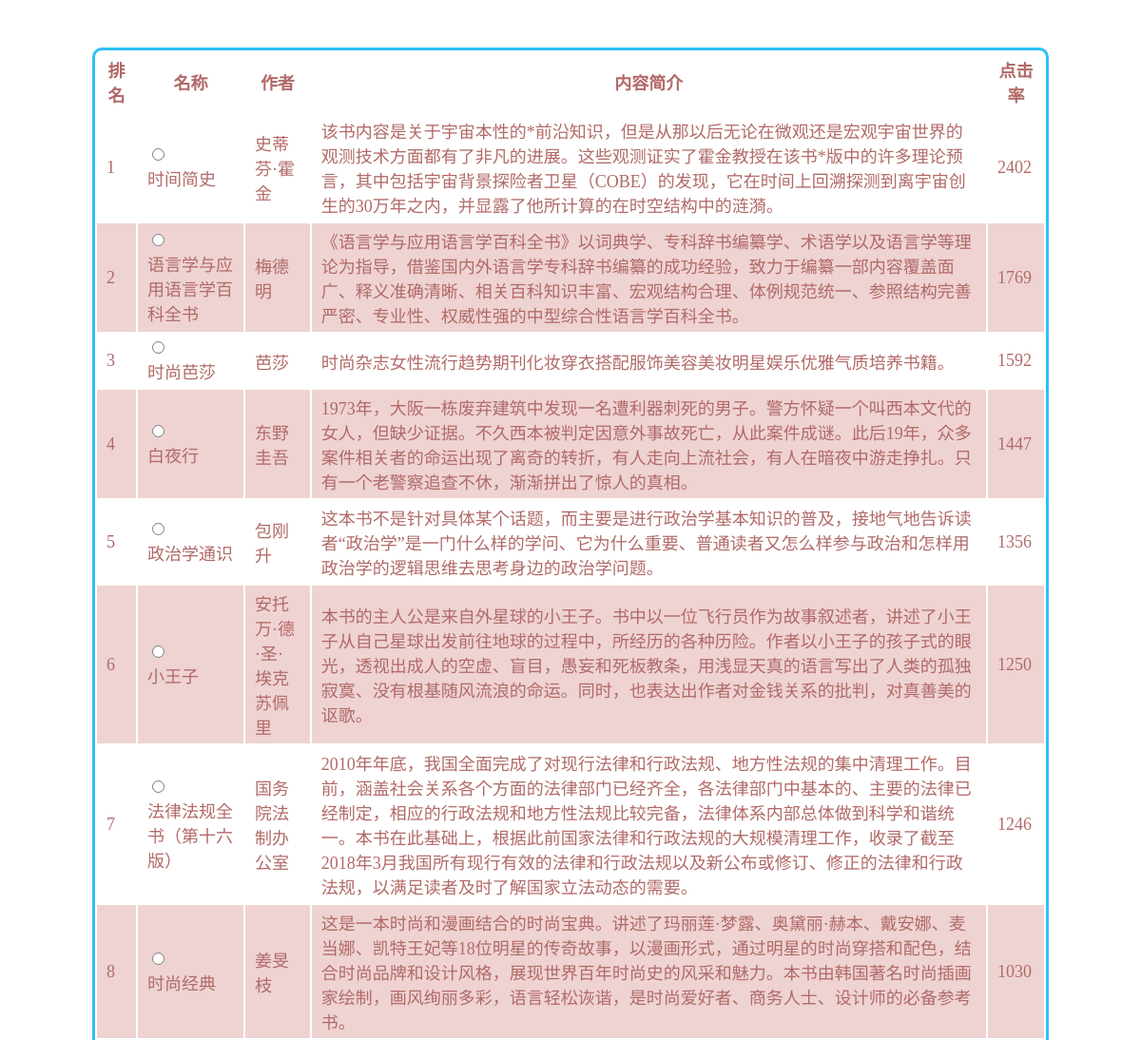
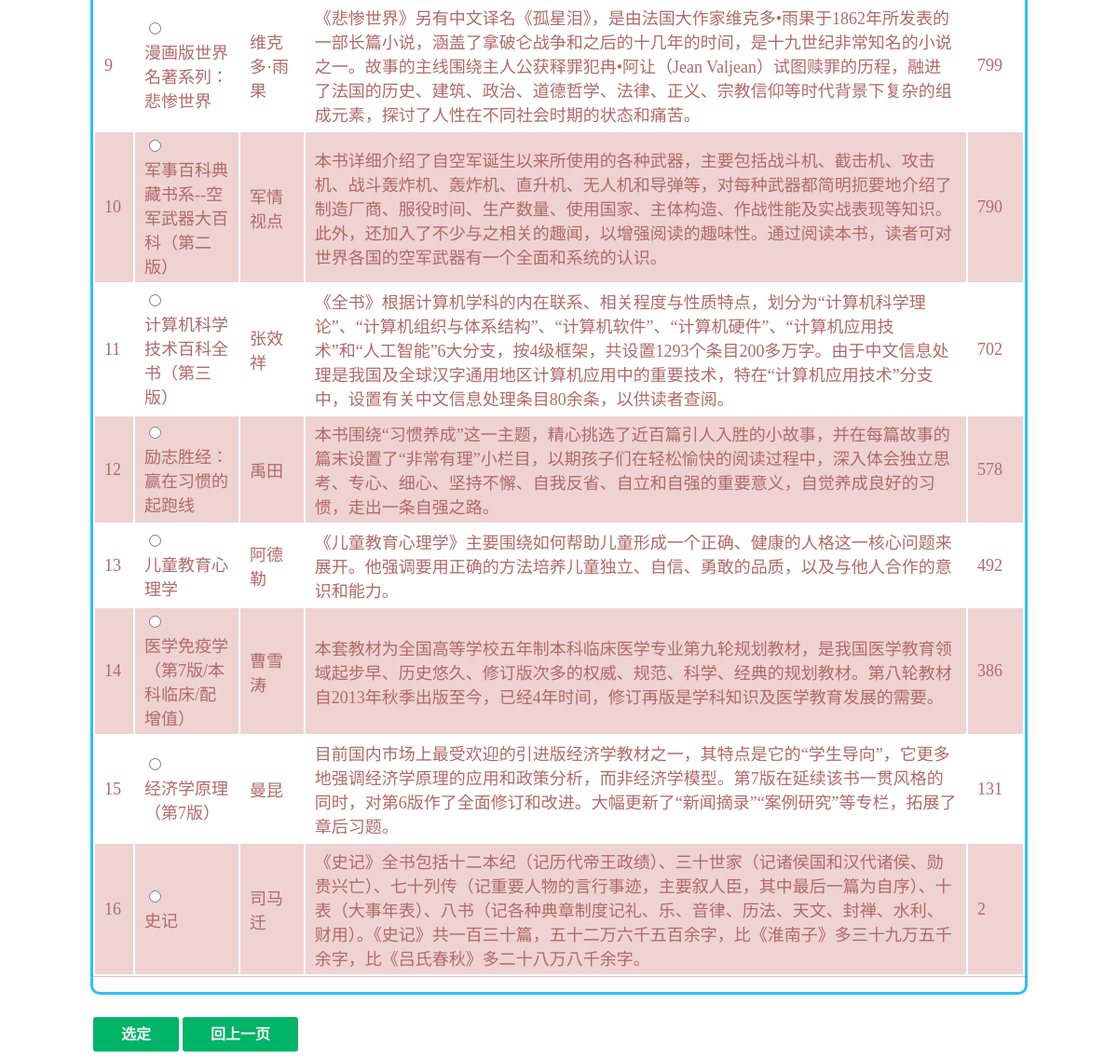
Screenshot of /phb.php with the database file from the repository (2 pictures, top to bottom).
### tables this page shows
CREATE TABLE IF NOT EXISTS `book` (
  `book_id` varchar(100) NOT NULL,
  `name` varchar(100) NOT NULL,
  `writer` varchar(100) NOT NULL,
  `publish` varchar(100) NOT NULL,
  `sum` int(4) NOT NULL,
  `rest_num` int(4) NOT NULL,
  `book_cat` varchar(100) NOT NULL,
  `floor` int(4) NOT NULL,
  `library_id` int(10) NOT NULL,
  `infromation` varchar(1000) NOT NULL,
  `publish_time` date NOT NULL,
  `price` int(10) NOT NULL,
  `score` int(100) NOT NULL,
  `yuyue` varchar(100) DEFAULT NULL,
  `likes` varchar(1000) NOT NULL,
  PRIMARY KEY (`book_id`)
);

### dbtools.inc.php (called while the page is built, shortened)
<?php
  function execute_sql($link, $database, $sql)
  {
    mysqli_select_db($link, $database)
      or die("開啟資料庫失敗: " . mysqli_error($link));
    $result = mysqli_query($link, $sql);
    return $result;
  }
?>

### phb.php (the view, shortened to what this page needs)
<!doctype html>
<html>
  <head>
  </head>
  <body background="img/15 (1)_副本">
  <div class="tyg-div-denglv">
	<div class="tyg-div-form">
   <form name="myForm" action="xiangxi.php" method="post" >
  <table id="table-1" >
<thead>
<th>排名</th>
<th>名称</th>
<th>作者</th>
<th>内容简介</th>
<th>点击率</th>
</thead>
<tbody>
      <?php
        require_once("dbtools.inc.php");
        $link = create_connection();
		$sql = "SELECT name,writer,infromation,score FROM `book` ORDER BY score DESC";
        $result = execute_sql($link, "library", $sql);
        $total_records = mysqli_num_rows($result);
		  $k = 0;
        mysqli_data_seek($result, 0);
        for ($j = 0; $j < $total_records; $j++)
        {
				while ($row = mysqli_fetch_object($result))
            {
              echo "<tr>";
			    echo "<td >".++$k."</td>";
            	echo"<td>";
			   echo "<input type='radio' name='name'" .
                "value='$row->name'><br>$row->name</td>";
			 echo "<td >$row->writer</td>";
              echo "<td>$row->infromation</td>";
			  echo "<td>$row->score</td>";
              echo "</tr>";
            }
        }
      ?>
    </table>
    <p align='center'>
	<div id="login_click" >
        <a id="btlogin"  onClick="check_data()">选定</a>
        <a id="btlogin" href="user.html">回上一页</a>
		 </div>
	</form>
	</div>
	</div>
  </body>
</html>

### phb.php (style rules this page uses)
.tyg-div-denglv {  float:right; position:middle; right:3%;top:0%; }
.tyg-div-form { background-color:white; border-style:solid; border-radius:10px; width:1000px; height:auto; margin:50px auto 0 auto; color:#2ec0f6; }
#table-1 thead, #table-1 tr { border-top-width: 100px; border-top-height:500px; border-top-style: solid; border-top-color: rgb(230, 189, 189); position:middle; }
#table-1 { border-bottom-width: 1px; border-bottom-style: solid; border-bottom-color: rgb(230, 189, 189); }
#table-1 td, #table-1 th { padding: 5px 10px; font-size: 18px; font-family: Verdana; color: rgb(177, 106, 104); }
#table-1 tr:nth-child(even) { background: rgb(238, 211, 210) }
#table-1 tr:nth-child(odd) { background: #FFF }
#login_click { margin-top:32px; height:40px;position:absolute; }
#login_click a { text-decoration:none; background:#01B468; color:#f2f2f2; padding: 10px 30px 10px 30px; font-size:16px; font-family: 微软雅黑,宋体,Arial,Helvetica,Verdana,sans-serif; font-weight:bold; border-radius:3px; -webkit-transition:all linear 0.30s; -moz-transition:all linear 0.30s; transition:all linear 0.30s; }

### rows the page displays
book: name "时间简史", writer "史蒂芬·霍金", infromation "该书内容是关于宇宙本性的*前沿知识，但是从那以后无论在微观还是宏观宇宙世界的观测技术方面都有了非凡的进展。这些观测证实了霍金教授在该书*版中的许多理论预言，其中包括宇宙背景探险者卫星（COBE）的发现，它在时间上回溯探测到离宇宙创生的30万年之内，并显露了他所计算的在时空结构中的涟漪。", score "2402"
book: name "语言学与应用语言学百科全书", writer "梅德明", infromation "《语言学与应用语言学百科全书》以词典学、专科辞书编纂学、术语学以及语言学等理论为指导，借鉴国内外语言学专科辞书编纂的成功经验，致力于编纂一部内容覆盖面广、释义准确清晰、相关百科知识丰富、宏观结构合理、体例规范统一、参照结构完善严密、专业性、权威性强的中型综合性语言学百科全书。", score "1769"
book: name "时尚芭莎", writer "芭莎", infromation "时尚杂志女性流行趋势期刊化妆穿衣搭配服饰美容美妆明星娱乐优雅气质培养书籍。", score "1592"
book: name "白夜行", writer "东野圭吾", infromation "1973年，大阪一栋废弃建筑中发现一名遭利器刺死的男子。警方怀疑一个叫西本文代的女人，但缺少证据。不久西本被判定因意外事故死亡，从此案件成谜。此后19年，众多案件相关者的命运出现了离奇的转折，有人走向上流社会，有人在暗夜中游走挣扎。只有一个老警察追查不休，渐渐拼出了惊人的真相。", score "1447"
book: name "政治学通识", writer "包刚升", infromation "这本书不是针对具体某个话题，而主要是进行政治学基本知识的普及，接地气地告诉读者“政治学”是一门什么样的学问、它为什么重要、普通读者又怎么样参与政治和怎样用政治学的逻辑思维去思考身边的政治学问题。", score "1356"
book: name "小王子", writer "安托万·德·圣·埃克苏佩里", infromation "本书的主人公是来自外星球的小王子。书中以一位飞行员作为故事叙述者，讲述了小王子从自己星球出发前往地球的过程中，所经历的各种历险。作者以小王子的孩子式的眼光，透视出成人的空虚、盲目，愚妄和死板教条，用浅显天真的语言写出了人类的孤独寂寞、没有根基随风流浪的命运。同时，也表达出作者对金钱关系的批判，对真善美的讴歌。", score "1250"
book: name "法律法规全书（第十六版）", writer "国务院法制办公室", infromation "2010年年底，我国全面完成了对现行法律和行政法规、地方性法规的集中清理工作。目前，涵盖社会关系各个方面的法律部门已经齐全，各法律部门中基本的、主要的法律已经制定，相应的行政法规和地方性法规比较完备，法律体系内部总体做到科学和谐统一。本书在此基础上，根据此前国家法律和行政法规的大规模清理工作，收录了截至2018年3月我国所有现行有效的法律和行政法规以及新公布或修订、修正的法律和行政法规，以满足读者及时了解国家立法动态的需要。", score "1246"
book: name "时尚经典", writer "姜旻枝", infromation "这是一本时尚和漫画结合的时尚宝典。讲述了玛丽莲·梦露、奥黛丽·赫本、戴安娜、麦当娜、凯特王妃等18位明星的传奇故事，以漫画形式，通过明星的时尚穿搭和配色，结合时尚品牌和设计风格，展现世界百年时尚史的风采和魅力。本书由韩国著名时尚插画家绘制，画风绚丽多彩，语言轻松诙谐，是时尚爱好者、商务人士、设计师的必备参考书。", score "1030"
book: name "漫画版世界名著系列：悲惨世界", writer "维克多·雨果", infromation "《悲惨世界》另有中文译名《孤星泪》，是由法国大作家维克多•雨果于1862年所发表的一部长篇小说，涵盖了拿破仑战争和之后的十几年的时间，是十九世纪非常知名的小说之一。故事的主线围绕主人公获释罪犯冉•阿让（Jean Valjean）试图赎罪的历程，融进了法国的历史、建筑、政治、道德哲学、法律、正义、宗教信仰等时代背景下复杂的组成元素，探讨了人性在不同社会时期的状态和痛苦。", score "799"
book: name "军事百科典藏书系--空军武器大百科（第二版）", writer "军情视点", infromation "本书详细介绍了自空军诞生以来所使用的各种武器，主要包括战斗机、截击机、攻击机、战斗轰炸机、轰炸机、直升机、无人机和导弹等，对每种武器都简明扼要地介绍了制造厂商、服役时间、生产数量、使用国家、主体构造、作战性能及实战表现等知识。此外，还加入了不少与之相关的趣闻，以增强阅读的趣味性。通过阅读本书，读者可对世界各国的空军武器有一个全面和系统的认识。", score "790"
book: name "计算机科学技术百科全书（第三版）", writer "张效祥", infromation "《全书》根据计算机学科的内在联系、相关程度与性质特点，划分为“计算机科学理论”、“计算机组织与体系结构”、“计算机软件”、“计算机硬件”、“计算机应用技术”和“人工智能”6大分支，按4级框架，共设置1293个条目200多万字。由于中文信息处理是我国及全球汉字通用地区计算机应用中的重要技术，特在“计算机应用技术”分支中，设置有关中文信息处理条目80余条，以供读者查阅。", score "702"
book: name "励志胜经：赢在习惯的起跑线", writer "禹田", infromation "本书围绕“习惯养成”这一主题，精心挑选了近百篇引人入胜的小故事，并在每篇故事的篇末设置了“非常有理”小栏目，以期孩子们在轻松愉快的阅读过程中，深入体会独立思考、专心、细心、坚持不懈、自我反省、自立和自强的重要意义，自觉养成良好的习惯，走出一条自强之路。", score "578"
book: name "儿童教育心理学", writer "阿德勒", infromation "《儿童教育心理学》主要围绕如何帮助儿童形成一个正确、健康的人格这一核心问题来展开。他强调要用正确的方法培养儿童独立、自信、勇敢的品质，以及与他人合作的意识和能力。", score "492"
book: name "医学免疫学（第7版/本科临床/配增值）", writer "曹雪涛", infromation "本套教材为全国高等学校五年制本科临床医学专业第九轮规划教材，是我国医学教育领域起步早、历史悠久、修订版次多的权威、规范、科学、经典的规划教材。第八轮教材自2013年秋季出版至今，已经4年时间，修订再版是学科知识及医学教育发展的需要。", score "386"
book: name "经济学原理 （第7版）", writer "曼昆", infromation "目前国内市场上最受欢迎的引进版经济学教材之一，其特点是它的“学生导向”，它更多地强调经济学原理的应用和政策分析，而非经济学模型。第7版在延续该书一贯风格的同时，对第6版作了全面修订和改进。大幅更新了“新闻摘录”“案例研究”等专栏，拓展了章后习题。", score "131"
book: name "史记", writer "司马迁", infromation "《史记》全书包括十二本纪（记历代帝王政绩）、三十世家（记诸侯国和汉代诸侯、勋贵兴亡）、七十列传（记重要人物的言行事迹，主要叙人臣，其中最后一篇为自序）、十表（大事年表）、八书（记各种典章制度记礼、乐、音律、历法、天文、封禅、水利、财用）。《史记》共一百三十篇，五十二万六千五百余字，比《淮南子》多三十九万五千余字，比《吕氏春秋》多二十八万八千余字。", score "2"
